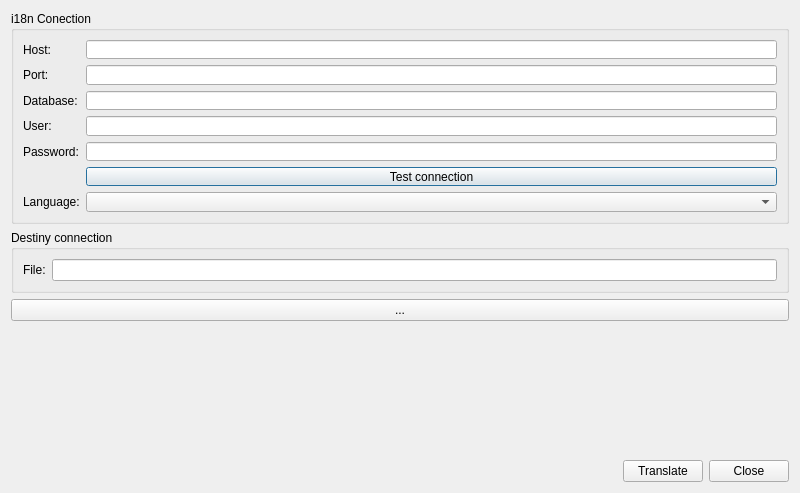
<?xml version="1.0" encoding="UTF-8"?>
<ui version="4.0">
 <class>dlg_admin_translation</class>
 <widget class="QDialog" name="dlg_admin_translation">
  <property name="geometry">
   <rect>
    <x>0</x>
    <y>0</y>
    <width>800</width>
    <height>493</height>
   </rect>
  </property>
  <property name="minimumSize">
   <size>
    <width>600</width>
    <height>0</height>
   </size>
  </property>
  <property name="baseSize">
   <size>
    <width>0</width>
    <height>0</height>
   </size>
  </property>
  <property name="windowTitle">
   <string>Dialog</string>
  </property>
  <layout class="QVBoxLayout" name="verticalLayout_2">
   <item>
    <widget class="QGroupBox" name="grb_i18n_conn">
     <property name="maximumSize">
      <size>
       <width>16777215</width>
       <height>213</height>
      </size>
     </property>
     <property name="title">
      <string>i18n Conection</string>
     </property>
     <layout class="QFormLayout" name="formLayout_3">
      <item row="0" column="0">
       <widget class="QLabel" name="lbl_host">
        <property name="text">
         <string>Host:</string>
        </property>
       </widget>
      </item>
      <item row="0" column="1">
       <widget class="QLineEdit" name="txt_host"/>
      </item>
      <item row="1" column="0">
       <widget class="QLabel" name="lbl_port">
        <property name="text">
         <string>Port:</string>
        </property>
       </widget>
      </item>
      <item row="1" column="1">
       <widget class="QLineEdit" name="txt_port"/>
      </item>
      <item row="2" column="0">
       <widget class="QLabel" name="lbl_database">
        <property name="text">
         <string>Database:</string>
        </property>
       </widget>
      </item>
      <item row="2" column="1">
       <widget class="QLineEdit" name="txt_db"/>
      </item>
      <item row="3" column="0">
       <widget class="QLabel" name="lbl_user">
        <property name="text">
         <string>User:</string>
        </property>
       </widget>
      </item>
      <item row="3" column="1">
       <widget class="QLineEdit" name="txt_user"/>
      </item>
      <item row="4" column="0">
       <widget class="QLabel" name="lbl_pass">
        <property name="text">
         <string>Password:</string>
        </property>
       </widget>
      </item>
      <item row="4" column="1">
       <widget class="QLineEdit" name="txt_pass">
        <property name="text">
         <string/>
        </property>
        <property name="echoMode">
         <enum>QLineEdit::Password</enum>
        </property>
       </widget>
      </item>
      <item row="5" column="1">
       <widget class="QPushButton" name="btn_connection">
        <property name="text">
         <string>Test connection</string>
        </property>
       </widget>
      </item>
      <item row="6" column="0">
       <widget class="QLabel" name="lbl_language">
        <property name="text">
         <string>Language:</string>
        </property>
       </widget>
      </item>
      <item row="6" column="1">
       <widget class="QComboBox" name="cmb_language"/>
      </item>
     </layout>
    </widget>
   </item>
   <item>
    <widget class="QGroupBox" name="grb_dest_conn">
     <property name="enabled">
      <bool>true</bool>
     </property>
     <property name="maximumSize">
      <size>
       <width>16777215</width>
       <height>137</height>
      </size>
     </property>
     <property name="title">
      <string>Destiny connection</string>
     </property>
     <layout class="QGridLayout" name="gridLayout">
      <item row="0" column="0">
       <widget class="QLabel" name="lbl_project_type">
        <property name="text">
         <string>File:</string>
        </property>
       </widget>
      </item>
      <item row="0" column="1">
       <widget class="QLineEdit" name="lineEdit"/>
      </item>
      <item row="0" column="2">
       <layout class="QHBoxLayout" name="horizontalLayout"/>
      </item>
     </layout>
    </widget>
   </item>
   <item>
    <widget class="QPushButton" name="pushButton">
     <property name="text">
      <string>...</string>
     </property>
    </widget>
   </item>
   <item>
    <widget class="QLabel" name="lbl_info">
     <property name="text">
      <string/>
     </property>
    </widget>
   </item>
   <item>
    <spacer name="verticalSpacer">
     <property name="orientation">
      <enum>Qt::Vertical</enum>
     </property>
     <property name="sizeHint" stdset="0">
      <size>
       <width>20</width>
       <height>40</height>
      </size>
     </property>
    </spacer>
   </item>
   <item>
    <layout class="QGridLayout" name="lyt_buttons">
     <item row="0" column="0">
      <spacer name="horizontalSpacer">
       <property name="orientation">
        <enum>Qt::Horizontal</enum>
       </property>
       <property name="sizeHint" stdset="0">
        <size>
         <width>40</width>
         <height>20</height>
        </size>
       </property>
      </spacer>
     </item>
     <item row="0" column="1">
      <widget class="QPushButton" name="btn_translate">
       <property name="text">
        <string>Translate</string>
       </property>
      </widget>
     </item>
     <item row="0" column="2">
      <widget class="QPushButton" name="btn_close">
       <property name="text">
        <string>Close</string>
       </property>
      </widget>
     </item>
    </layout>
   </item>
  </layout>
 </widget>
 <tabstops>
  <tabstop>txt_host</tabstop>
  <tabstop>txt_port</tabstop>
  <tabstop>txt_db</tabstop>
  <tabstop>txt_user</tabstop>
  <tabstop>txt_pass</tabstop>
  <tabstop>btn_connection</tabstop>
  <tabstop>btn_translate</tabstop>
  <tabstop>btn_close</tabstop>
 </tabstops>
 <resources/>
 <connections/>
</ui>
